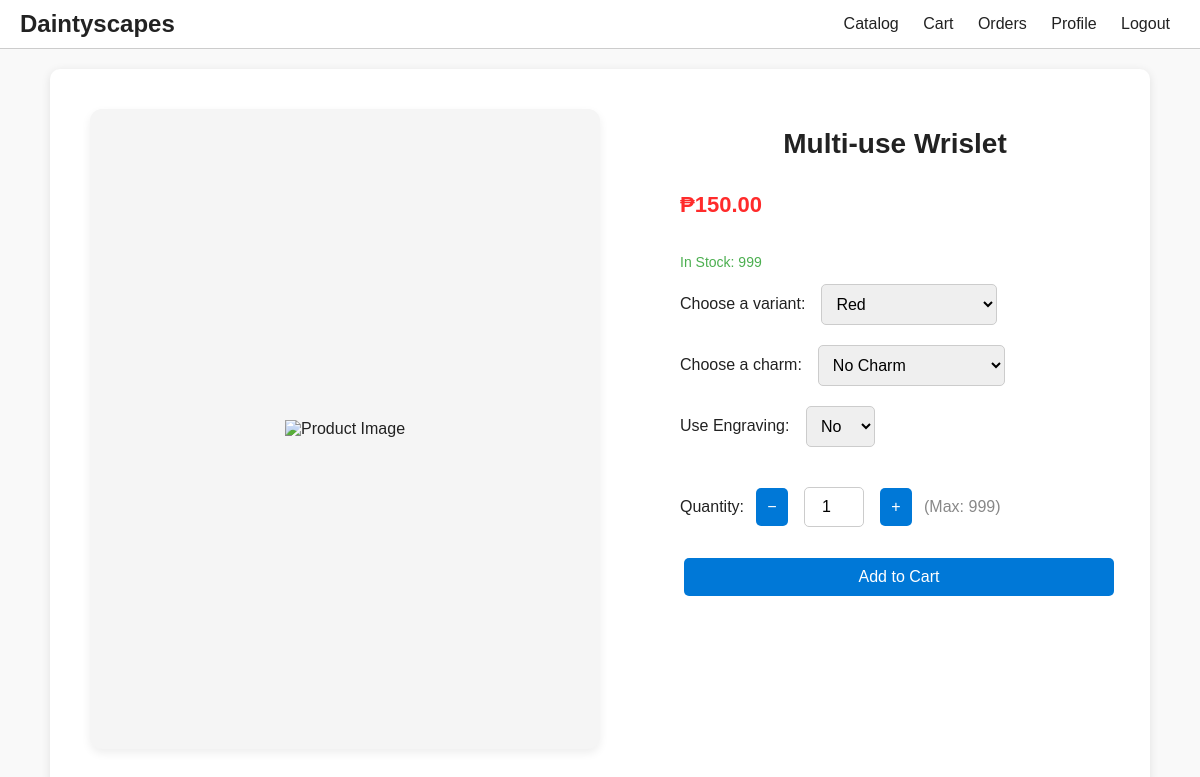
/pages/buyer/product.php?id=2 (signed in), run on the app's committed database.
### tables this page shows
CREATE TABLE `products` (
  `product_id` int(11) NOT NULL,
  `category_id` int(11) NOT NULL,
  `product_name` varchar(100) NOT NULL,
  `available_quantity` int(11) NOT NULL DEFAULT 0,
  `base_price` decimal(19,4) NOT NULL
);

### pages/buyer/product.php (the view, shortened to what this page needs)
<?php
include_once '../../includes/header.php';
include_once '../../includes/db.php';
$id = isset($_GET['id']) ? intval($_GET['id']) : 0;
$stmt = $conn->prepare("SELECT product_id AS id, product_name AS name, base_price AS price, available_quantity AS stock FROM products WHERE product_id = ?");
$stmt->bind_param("i", $id);
$stmt->execute();
$result = $stmt->get_result();
$product = $result->fetch_assoc();
$colors = [];
$stmt = $conn->prepare("SELECT variant_name AS color_name, image_url FROM product_variants WHERE product_id = ?");
$stmt->bind_param("i", $id);
$stmt->execute();
$res = $stmt->get_result();
while ($row = $res->fetch_assoc()) {
    $colors[] = $row;
}
?>
<head>
    <link rel="stylesheet" href="../../assets/css/styles.css">
</head>
<div class="product-detail-container">
    <div class="product-image-frame">
        <img id="product-image" src="<?= htmlspecialchars($colors[0]['image_url'] ?? '') ?>" alt="Product Image">
    </div>
    <div class="product-info">
        <h1 class="product-title"><?= htmlspecialchars($product['name']) ?></h1>
        <p class="product-price">
            ₱<span id="base-price"><?= number_format($product['price'], 2) ?></span>
        </p>
        <p class="product-stock">
            <?php
            $firstStock = (int)($product['stock'] ?? 0);
            echo $firstStock > 0 ? "In Stock: $firstStock" : "Out of Stock";
            ?>
        </p>
        <div class="customization-row">
            <label for="color" style="min-width:110px;">Choose a variant:</label>
            <select id="color" name="color" onchange="updateProductImage()" <?= count($colors) === 1 ? 'disabled' : '' ?> required>
                <?php foreach ($colors as $i => $c): ?>
                    <option value="<?= htmlspecialchars($c['color_name']) ?>"
                            data-img="<?= htmlspecialchars($c['image_url']) ?>"
                            data-stock="<?= (int)$product['stock'] ?>"
                            <?= $i === 0 ? 'selected' : '' ?>>
                        <?= htmlspecialchars($c['color_name']) ?>
                    </option>
                <?php endforeach; ?>
            </select>
        </div>
        <div class="customization-row">
            <label for="charm" style="min-width:110px;">Choose a charm:</label>
            <select name="charm" id="charm" required>
                <option value="">No Charm</option>
            </select>
        </div>
        <div class="customization-row">
            <label for="engraving-option" style="min-width:110px;">Use Engraving:</label>
            <select id="engraving-option" name="engraving_option" onchange="handleEngravingOption()">
                <option value="none">No</option>
            </select>
        </div>
        <form method="POST" action="add_to_cart.php" class="add-to-cart-form" style="margin-top:20px;" id="add-to-cart-form">
            <div class="quantity-control" style="display:flex;align-items:center;gap:8px;margin-bottom:12px;">
                <label for="quantity" style="margin:0;">Quantity:</label>
                <button type="button" onclick="changeQuantity(-1)" style="width:32px;">−</button>
                <input type="number" id="quantity" name="quantity" value="1" min="1" max="<?= (int)($product['stock'] ?? 1) ?>" required style="width:60px;text-align:center;">
                <button type="button" onclick="changeQuantity(1)" style="width:32px;">+</button>
                <span id="max-stock-label" style="color:#888;">(Max: <?= (int)($product['stock'] ?? 1) ?>)</span>
            </div>
            <?php if ($firstStock > 0): ?>
                <button type="submit" class="btn add-cart">Add to Cart</button>
            <?php else: ?>
                <button type="button" class="btn add-cart" disabled style="background:#aaa;cursor:not-allowed;">Out of Stock</button>
            <?php endif; ?>
        </form>
    </div>
</div>

### assets/css/styles.css (style rules this page uses)
:root { --background-color: #f9f9f9; --text-color: #222; --container-background: #fff; --table-header-bg: #f2f2f2; --table-border-color: #ccc; --popup-background: #fff; --primary: #0078D7; --primary-dark: #005fa3; --success: #4CAF50; --success-dark: #45a049; --danger: #d9534f; --danger-dark: #c9302c; --accent: #e91e63; --accent-dark: #d81b60; --price-test-color: #ff2b2b; }
body { font-family: Arial, sans-serif; margin: 0; padding: 0; background-color: var(--background-color); color: var(--text-color); transition: background-color 0.3s, color 0.3s; }
h1, h2, h3 { text-align: center; }
input, select, textarea, button { font-size: 1rem; border-radius: 5px; border: 1px solid #ccc; padding: 10px; box-sizing: border-box; margin: 0.25rem; }
button { background-color: var(--primary); color: white; border: none; cursor: pointer; transition: background 0.2s; }
.btn, a.btn, button.btn { display: inline-block; padding: 10px 18px; background-color: var(--primary); color: #fff !important; border: none; border-radius: 5px; text-decoration: none; font-size: 16px; cursor: pointer; transition: background 0.2s; margin-right: 4px; text-align: center; }
.product-detail-container { display: flex !important; flex-direction: row !important; flex-wrap: nowrap !important; align-items: flex-start; gap: 40px; width: 100%; max-width: 85vw; margin: 0 auto; background-color: var(--container-background); border-radius: 10px; box-shadow: 0 2px 10px rgba(0,0,0,0.1); padding: 40px; }
.product-detail-container { display: flex; flex-wrap: wrap; gap: 40px; align-items: flex-start; justify-content: space-between; margin-top: 20px; }
.product-info { flex: 1 1 50%; max-width: 50%; width: 50%; padding-left: 40px; box-sizing: border-box; display: flex; flex-direction: column; justify-content: flex-start; }
.product-title { font-size: 28px; margin-bottom: 10px; }
.product-price { font-size: 22px; color: var(--price-test-color); font-weight: bold; }
.product-stock { font-size: 14px; color: #4caf50; margin-bottom: 10px; }
.add-cart { background-color: var(--accent); color: white; border: none; padding: 12px 20px; font-size: 16px; margin-top: 15px; cursor: pointer; width: 100%; border-radius: 5px; transition: background 0.2s; }
.product-image-frame { flex: 0 0 50%; max-width: 50%;; min-width: 300px; min-height: 300px; height: 80vh; display: flex; align-items: center; justify-content: center; background: #f5f5f5; border-radius: 12px; box-shadow: 0 4px 10px rgba(0,0,0,0.07); overflow: hidden; position: relative; }
.product-image-frame img { max-width: 100%; max-height: 100%; object-fit: contain; display: block; }
.customization-row { display: flex; align-items: center; gap: 12px; margin-bottom: 12px; }

### data on the page
products: product_name "Multi-use Wrislet", base_price "150.00", available_quantity "999"

### other printed values
form field color "Red"
